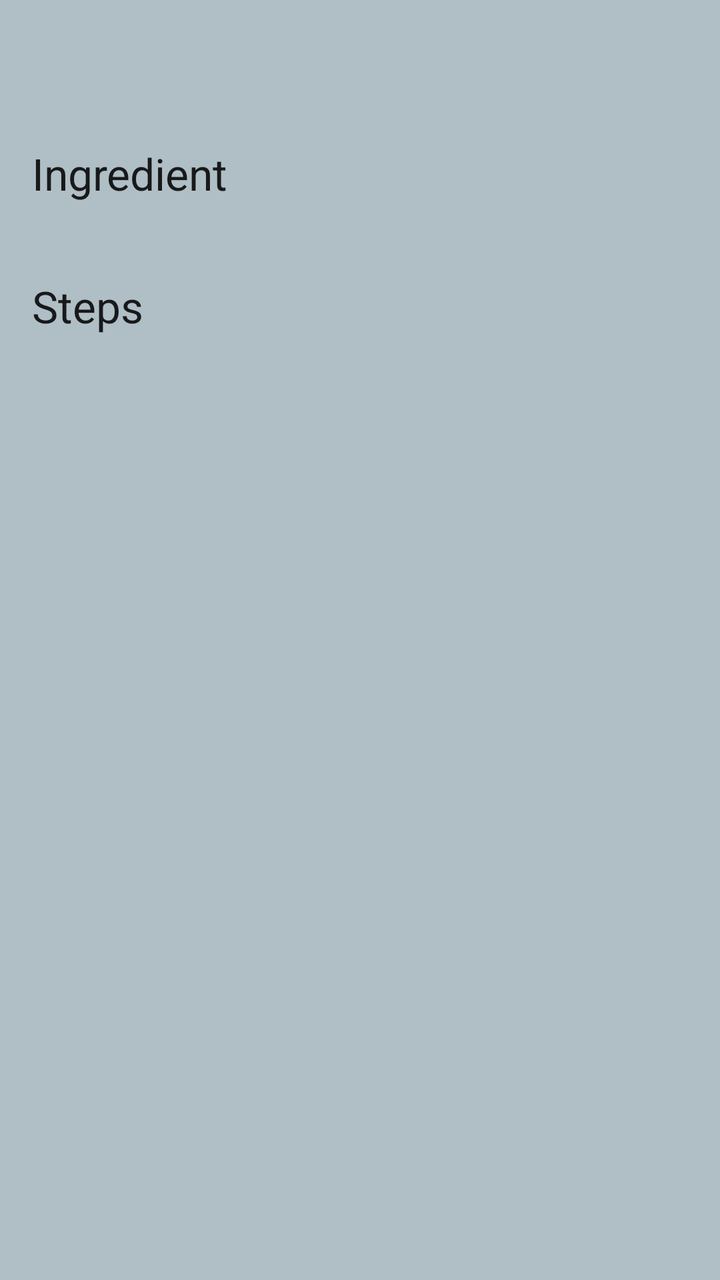
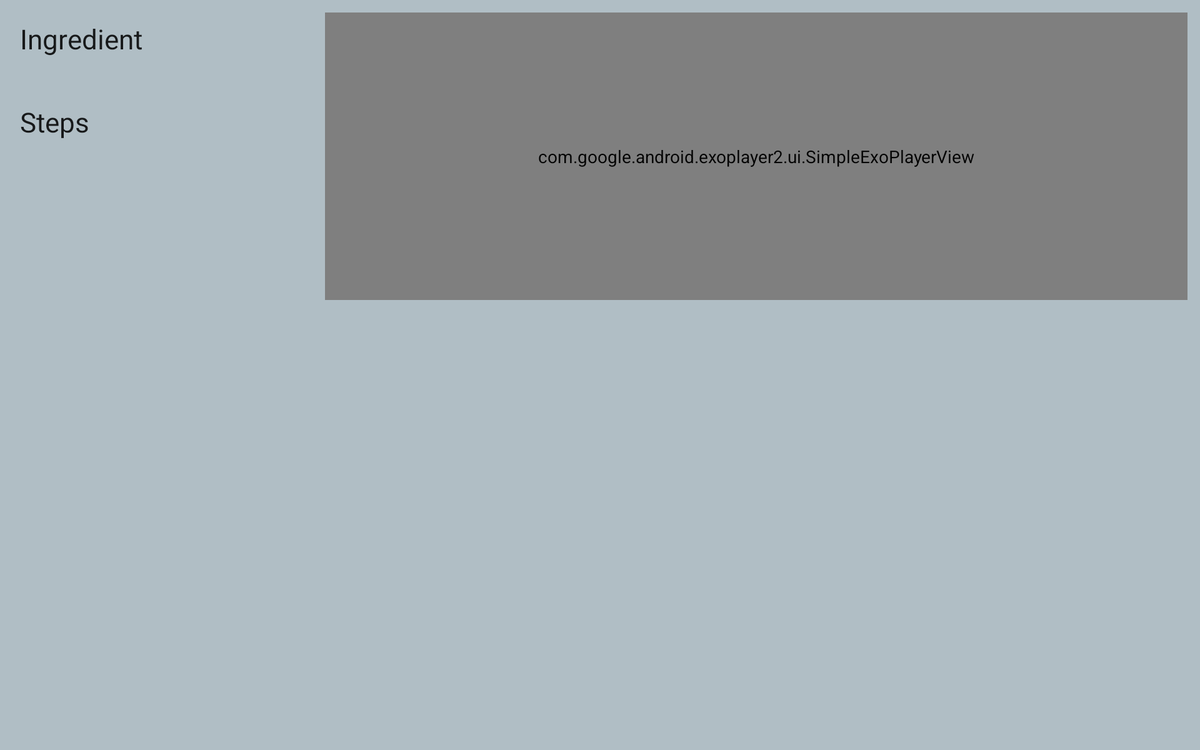

The same Android screen from two of the app's own layout files: first res/layout/ as a phone draws it, then the repository's variant for another configuration, drawn on a device whose configuration selects that folder. Both files follow.
<!-- AndroidManifest.xml: application theme AppTheme -->
<!-- res/layout/activity_detail_fragment.xml -->
<?xml version="1.0" encoding="utf-8"?>

<LinearLayout
    xmlns:android="http://schemas.android.com/apk/res/android"
    xmlns:app="http://schemas.android.com/apk/res-auto"
    xmlns:tools="http://schemas.android.com/tools"
    android:layout_width="match_parent"
    android:layout_height="match_parent"
    android:orientation="vertical"
    android:background="@color/mainbackgroundcolor"
    android:fitsSystemWindows="true">
    <include
        layout="@layout/toolbar"
        android:layout_width="match_parent"
        android:layout_height="wrap_content"/>
<ScrollView
    xmlns:android="http://schemas.android.com/apk/res/android"
    xmlns:app="http://schemas.android.com/apk/res-auto"
    xmlns:tools="http://schemas.android.com/tools"
    android:layout_width="match_parent"
    android:layout_height="match_parent">
    <LinearLayout
        android:layout_width="match_parent"
        android:layout_height="wrap_content"
        android:orientation="vertical">
        <TextView
            android:layout_margin="@dimen/text_margin"
            android:layout_width="match_parent"
            android:layout_height="wrap_content"
            android:fontFamily="sans-serif"
            android:text="@string/ingredient"
            android:id="@+id/android_ingredient"
            android:textAppearance="?android:textAppearanceLarge"/>
        <android.support.v7.widget.RecyclerView
            xmlns:android="http://schemas.android.com/apk/res/android"
            android:layout_width="match_parent"
            android:layout_height="wrap_content"
            android:layout_marginBottom="@dimen/layout_margin"
            android:id="@+id/detail_recyclerview_one"/>

        <TextView
            android:layout_margin="@dimen/text_margin"
            android:layout_width="match_parent"
            android:layout_height="wrap_content"
            android:fontFamily="sans-serif"
            android:text="@string/steps"
            android:id="@+id/android_steps"
            android:textAppearance="?android:textAppearanceLarge"/>

        <android.support.v7.widget.RecyclerView
            android:layout_width="match_parent"
            android:layout_height="400dp"
            android:id="@+id/detail_recyclerview_two"/>
    </LinearLayout>
</ScrollView>
    </LinearLayout>
<!-- res/layout/toolbar.xml (included above) -->
<?xml version="1.0" encoding="utf-8"?>

<android.support.v7.widget.Toolbar
    xmlns:android="http://schemas.android.com/apk/res/android"
    xmlns:local="http://schemas.android.com/apk/res-auto"
    android:id="@+id/my_toolbar"
    android:layout_width="match_parent"
    android:layout_height="wrap_content"
    android:minHeight="?attr/actionBarSize"
    android:elevation="@dimen/layout_margin"
    xmlns:app="http://schemas.android.com/apk/res-auto"
    android:theme="@style/ThemeOverlay.AppCompat.ActionBar"
    local:popupTheme="@style/ThemeOverlay.AppCompat.Light">

</android.support.v7.widget.Toolbar>
<!-- resources referenced by this layout -->
<resources>
  <color name="mainbackgroundcolor">#B0BEC5</color>
  <dimen name="layout_margin">5dp</dimen>
  <dimen name="text_margin">16dp</dimen>
  <string name="ingredient">Ingredient</string>
  <string name="steps">Steps</string>
  <style name="AppTheme" parent="Theme.AppCompat.Light.DarkActionBar">
          
          <item name="colorPrimary">@color/colorPrimary</item>
          <item name="colorPrimaryDark">@color/colorPrimaryDark</item>
          <item name="colorAccent">@color/colorAccent</item>
      </style>
  <color name="colorPrimary">#424242</color>
  <color name="colorPrimaryDark">#212121</color>
  <color name="colorAccent">#FF4081</color>
</resources>
<!-- res/layout-sw600dp-land/activity_detail_fragment.xml (the repository's variant of the layout above) -->
<!-- drawn on a 7-inch tablet turned sideways -->
<?xml version="1.0" encoding="utf-8"?>

<LinearLayout
    xmlns:android="http://schemas.android.com/apk/res/android"
    xmlns:app="http://schemas.android.com/apk/res-auto"
    xmlns:tools="http://schemas.android.com/tools"
    android:orientation="horizontal"
    android:tag="Tablet-land"
    android:id="@+id/main_content"
    android:background="@color/mainbackgroundcolor"
    android:layout_width="match_parent"
    android:layout_height="match_parent"
    android:fitsSystemWindows="true">

    <android.support.v4.widget.NestedScrollView
        android:layout_width="250dp"
        android:layout_height="match_parent"
        android:fillViewport="true">
        <LinearLayout
            xmlns:android="http://schemas.android.com/apk/res/android"
            xmlns:app="http://schemas.android.com/apk/res-auto"
            xmlns:tools="http://schemas.android.com/tools"
            android:layout_width="match_parent"
            android:layout_height="match_parent"
            android:orientation="vertical"
            tools:context="com.example.android.bakingapp.DetailActivity">

            <TextView
                android:layout_margin="@dimen/text_margin"
                android:layout_width="match_parent"
                android:layout_height="wrap_content"
                android:fontFamily="sans-serif"
                android:text="@string/ingredient"
                android:textAppearance="?android:textAppearanceLarge"/>
            <android.support.v7.widget.RecyclerView
                xmlns:android="http://schemas.android.com/apk/res/android"
                android:layout_width="match_parent"
                android:layout_height="wrap_content"
                android:layout_marginBottom="@dimen/layout_margin"
                android:id="@+id/detail_recyclerview_one"/>

            <TextView
                android:layout_margin="@dimen/text_margin"
                android:layout_width="match_parent"
                android:layout_height="wrap_content"
                android:fontFamily="sans-serif"
                android:text="@string/steps"
                android:textAppearance="?android:textAppearanceLarge"/>

            <android.support.v7.widget.RecyclerView
                android:layout_width="match_parent"
                android:layout_height="400dp"
                android:id="@+id/detail_recyclerview_two"/>
        </LinearLayout>
    </android.support.v4.widget.NestedScrollView>
        <LinearLayout
            android:layout_width="match_parent"
            android:layout_height="match_parent"
            android:orientation="vertical">
            <RelativeLayout
                android:layout_width="match_parent"
                android:layout_height="250dp"
                android:layout_weight="0">
                <ImageView
                    android:layout_width="match_parent"
                    android:layout_height="match_parent"
                    android:id="@+id/error"
                    android:visibility="invisible"
                    android:scaleType="center"/>
                <com.google.android.exoplayer2.ui.SimpleExoPlayerView
                    android:id="@+id/playerView"
                    android:layout_width="match_parent"
                    android:layout_height="250dp"
                    android:layout_marginTop="0dp"
                    android:layout_marginRight="0dp"
                    android:layout_marginBottom="10dp"
                    android:layout_marginLeft="0dp"
                    android:layout_margin="10dp" />
            </RelativeLayout>

            <TextView
                android:layout_width="match_parent"
                android:layout_height="wrap_content"
                android:layout_marginTop="@dimen/layout_margin"
                android:layout_margin="@dimen/layout_margin"
                android:id="@+id/video_description"
                android:layout_weight="3"
                android:textAppearance="?android:textAppearanceMedium"/>
        </LinearLayout>
</LinearLayout>
